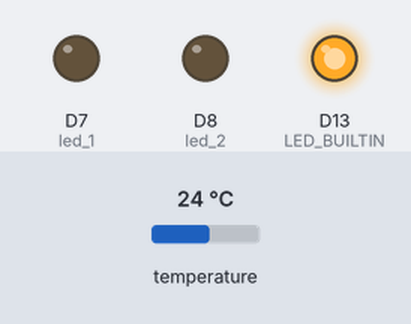
A sketch run on a simulated Arduino Nano 33 IoT. Parts: output pins drawn as LEDs (lit = HIGH). The test bench sets the inputs (shaded band); at power-on: temperature 24 °C. WiFi joins after 1.5 s; servers stay silent unless stated; no MQTT or app messages arrive unless stated; what the sketch prints to the serial monitor is not drawn.

Above: at 5.1 s.
At 10.1 s:
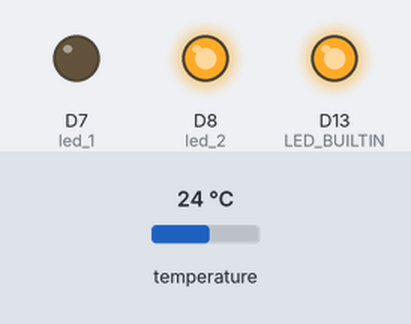
At 90.0 s:
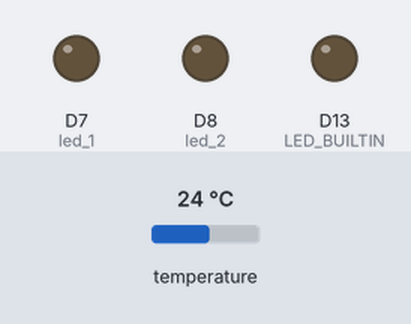
Timing chart, 0 to 91.5 s (numbered marks = the images above):
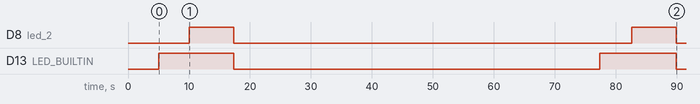

The sketch:

IoT-Assignment_may05a.ino
```cpp
#include "arduino_secrets.h"

#include <WiFiNINA.h>
#include <ArduinoMqttClient.h>
#include <OneWire.h>

WiFiClient wifi;
MqttClient mqttClient(wifi);
OneWire  ds(4);

int led_1 = 7;
int led_2 = 8;

char broker[] = "18.195.54.50";
int port = 1883;
char topic1[] = "terraTemps/1";
char topic2[] = "terraTemps/2";
char clientID[] = "terraTempClient";

int count = 0;

void setup() {
  Serial.begin(9600);

  delay(1500);
  pinMode(LED_BUILTIN, OUTPUT);
  pinMode(led_1, OUTPUT);
  pinMode(led_2, OUTPUT);

  // Making sure wifi is connected.
  while (WiFi.status() != WL_CONNECTED) {
    Serial.print("Connecting to ");
    Serial.println(SECRET_SSID);
    WiFi.begin(SECRET_SSID, SECRET_PASS);
    delay(2000);
  }
  Serial.print("Connected. My IP address: ");
  Serial.println(WiFi.localIP());

  mqttClient.setId(clientID);
  mqttClient.setUsernamePassword(SECRET_MQTT_USER, SECRET_MQTT_PASS);

  while (!connectToBroker()) {
    Serial.println("attempting to connect to broker");
    delay(1000);
  }
  Serial.println("connected to broker");

  digitalWrite(LED_BUILTIN, HIGH);
  digitalWrite(led_1, LOW);
  digitalWrite(led_2, LOW);
}

void loop() {
  if (!mqttClient.connected()) {
    Serial.println("reconnecting");
    connectToBroker();
  }

  // --------------------GET SENSOR "ID"-------------------
  // Heavily inspired code from: https://forum.arduino.cc/t/multiple-ds18b20-temperature-sensors-on-one-bus/139955/5
  byte i;
  byte present = 0;
  byte type_s;
  byte data[12];
  byte addr[8];
  float celsius;
  String romString = "";

  if ( !ds.search(addr)) {
    Serial.println("No more addresses.");
    Serial.println();
    ds.reset_search();
    delay(250);
    return;
  }

  Serial.print("ROM =");
  for( i = 0; i < 8; i++) {
    Serial.write(' ');
    Serial.print(addr[i], HEX);
    romString += String(addr[i], HEX); // Coverting ROM to string for unique identification.
  }

  ds.reset();
  ds.select(addr);
  ds.write(0x44, 1); // start conversion, with parasite power on at the end

  delay(5000);
  digitalWrite(LED_BUILTIN, HIGH);

  present = ds.reset();
  ds.select(addr);
  ds.write(0xBE);

  // --------------------READ SENSOR DATA-------------------

  for ( i = 0; i < 9; i++) {
    data[i] = ds.read();
  }

  // Convert the data to actual temperature
  // because the result is a 16 bit signed integer, it should
  // be stored to an "int16_t" type, which is always 16 bits
  // even when compiled on a 32 bit processor.
  int16_t raw = (data[1] << 8) | data[0];
  if (type_s) {
    raw = raw << 3; // 9 bit resolution default
    if (data[7] == 0x10) {
      // "count remain" gives full 12 bit resolution
      raw = (raw & 0xFFF0) + 12 - data[6];
    }
  } else {
    byte cfg = (data[4] & 0x60);
    // at lower res, the low bits are undefined, so let's zero them
    if (cfg == 0x00) raw = raw & ~7;  // 9 bit resolution, 93.75 ms
    else if (cfg == 0x20) raw = raw & ~3; // 10 bit res, 187.5 ms
    else if (cfg == 0x40) raw = raw & ~1; // 11 bit res, 375 ms
  }

  // Printing sensor data
  celsius = (float)(raw / 16.0);
  Serial.print("  Temperature = ");
  Serial.print(celsius);
  Serial.print(" Celsius, ");
  Serial.println(romString);

  // --------------------SEND DATA TO BROKER-------------------
  if (romString == "28c44c2d006c") {
    digitalWrite(led_1, HIGH);
    celsius = celsius - 1;
    mqttClient.beginMessage(topic1);
    mqttClient.print("temperature:");
    mqttClient.print(celsius);
    mqttClient.endMessage();
    count++;
  } else {
    digitalWrite(led_2, HIGH);
    celsius = celsius + 1;
    mqttClient.beginMessage(topic2);
    mqttClient.print("temperature:");
    mqttClient.print(celsius);
    mqttClient.endMessage();
    count++;
  }

  // --------------------"SHUTDOWN" FOR 1 MINUTE-------------------
  if (count == 2) {
    delay(2000);
    digitalWrite(LED_BUILTIN, LOW);
    digitalWrite(led_1, LOW);
    digitalWrite(led_2, LOW);
    delay(60000);
    digitalWrite(LED_BUILTIN, HIGH);
    count = 0;
  }
}

// CONNECTING TO BROKER
boolean connectToBroker() {
  if (!mqttClient.connect(broker, port)) {
    Serial.print("MOTT connection failed. Error no: ");
    Serial.println(mqttClient.connectError());
    return false;
  }
  return true;
}
```

arduino_secrets.h
```cpp
#define SECRET_SSID ""
#define SECRET_PASS ""
#define SECRET_MQTT_USER ""
#define SECRET_MQTT_PASS ""
```

Measured:
- by itself, D8 (led_2): alternates HIGH for 7.3 s and LOW for 65.3 s
- by itself, D13 (LED_BUILTIN): HIGH → LOW at 17.4 s, → HIGH 60.0 s later, → LOW 12.6 s later
